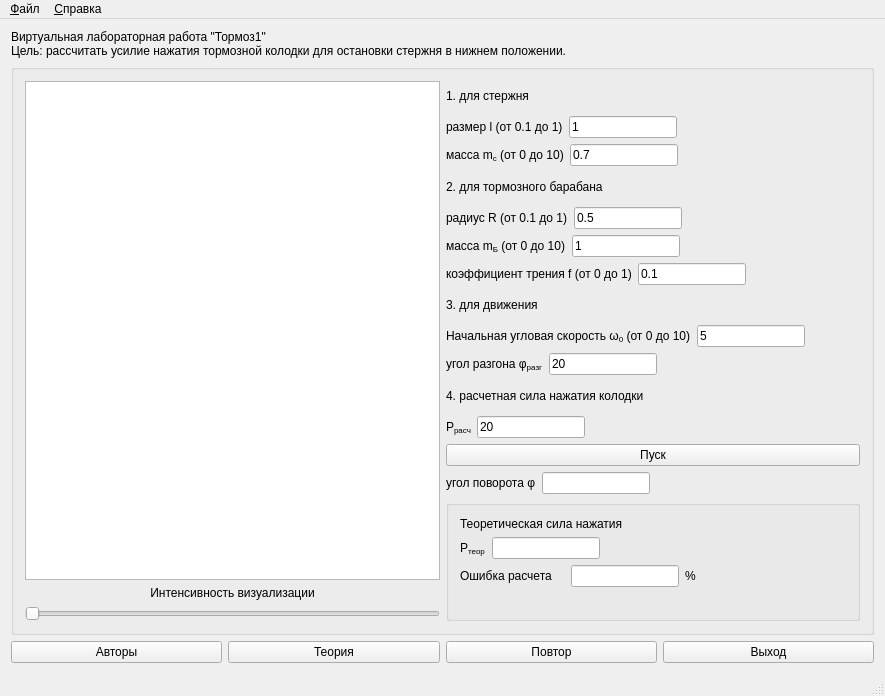
<?xml version="1.0" encoding="UTF-8"?>
<ui version="4.0">
 <class>MainWindow</class>
 <widget class="QMainWindow" name="MainWindow">
  <property name="geometry">
   <rect>
    <x>0</x>
    <y>0</y>
    <width>885</width>
    <height>696</height>
   </rect>
  </property>
  <property name="windowTitle">
   <string>Виртуальная лабораторная работа &quot;Тормоз1&quot;</string>
  </property>
  <widget class="QWidget" name="centralWidget">
   <layout class="QVBoxLayout" name="verticalLayout_4">
    <item>
     <widget class="QLabel" name="label_19">
      <property name="text">
       <string>Виртуальная лабораторная работа &quot;Тормоз1&quot;
Цель: рассчитать усилие нажатия тормозной колодки для остановки стержня в нижнем положении.</string>
      </property>
     </widget>
    </item>
    <item>
     <widget class="QGroupBox" name="groupBox_2">
      <property name="title">
       <string/>
      </property>
      <layout class="QHBoxLayout" name="horizontalLayout_12">
       <item>
        <layout class="QVBoxLayout" name="verticalLayout_3">
         <item>
          <widget class="QGraphicsView" name="graphicsView">
           <property name="sizePolicy">
            <sizepolicy hsizetype="Expanding" vsizetype="MinimumExpanding">
             <horstretch>0</horstretch>
             <verstretch>0</verstretch>
            </sizepolicy>
           </property>
           <property name="minimumSize">
            <size>
             <width>410</width>
             <height>0</height>
            </size>
           </property>
           <property name="verticalScrollBarPolicy">
            <enum>Qt::ScrollBarAlwaysOff</enum>
           </property>
           <property name="horizontalScrollBarPolicy">
            <enum>Qt::ScrollBarAlwaysOff</enum>
           </property>
           <property name="interactive">
            <bool>false</bool>
           </property>
           <property name="alignment">
            <set>Qt::AlignCenter</set>
           </property>
           <property name="viewportUpdateMode">
            <enum>QGraphicsView::MinimalViewportUpdate</enum>
           </property>
          </widget>
         </item>
         <item>
          <widget class="QLabel" name="label_18">
           <property name="text">
            <string>Интенсивность визуализации</string>
           </property>
           <property name="alignment">
            <set>Qt::AlignCenter</set>
           </property>
          </widget>
         </item>
         <item>
          <widget class="QSlider" name="horizontalSlider">
           <property name="orientation">
            <enum>Qt::Horizontal</enum>
           </property>
          </widget>
         </item>
        </layout>
       </item>
       <item>
        <layout class="QVBoxLayout" name="verticalLayout_2">
         <item>
          <widget class="QLabel" name="label_3">
           <property name="text">
            <string>1. для стержня</string>
           </property>
          </widget>
         </item>
         <item>
          <layout class="QHBoxLayout" name="horizontalLayout">
           <item>
            <widget class="QLabel" name="label">
             <property name="toolTip">
              <string/>
             </property>
             <property name="text">
              <string>размер l (от 0.1 до 1)</string>
             </property>
            </widget>
           </item>
           <item>
            <widget class="QLineEdit" name="lEdit">
             <property name="sizePolicy">
              <sizepolicy hsizetype="Fixed" vsizetype="Fixed">
               <horstretch>0</horstretch>
               <verstretch>0</verstretch>
              </sizepolicy>
             </property>
             <property name="toolTip">
              <string>(от 0.1 до 1)</string>
             </property>
             <property name="text">
              <string>1</string>
             </property>
             <property name="placeholderText">
              <string/>
             </property>
            </widget>
           </item>
           <item>
            <spacer name="horizontalSpacer">
             <property name="orientation">
              <enum>Qt::Horizontal</enum>
             </property>
             <property name="sizeHint" stdset="0">
              <size>
               <width>40</width>
               <height>20</height>
              </size>
             </property>
            </spacer>
           </item>
          </layout>
         </item>
         <item>
          <layout class="QHBoxLayout" name="horizontalLayout_2">
           <item>
            <widget class="QLabel" name="label_2">
             <property name="sizePolicy">
              <sizepolicy hsizetype="Preferred" vsizetype="Preferred">
               <horstretch>0</horstretch>
               <verstretch>0</verstretch>
              </sizepolicy>
             </property>
             <property name="text">
              <string>масса m&lt;sub&gt;c&lt;/sub&gt;  (от 0 до 10)</string>
             </property>
            </widget>
           </item>
           <item>
            <widget class="QLineEdit" name="mcEdit">
             <property name="sizePolicy">
              <sizepolicy hsizetype="Fixed" vsizetype="Fixed">
               <horstretch>0</horstretch>
               <verstretch>0</verstretch>
              </sizepolicy>
             </property>
             <property name="text">
              <string>0.7</string>
             </property>
            </widget>
           </item>
           <item>
            <spacer name="horizontalSpacer_2">
             <property name="orientation">
              <enum>Qt::Horizontal</enum>
             </property>
             <property name="sizeHint" stdset="0">
              <size>
               <width>40</width>
               <height>20</height>
              </size>
             </property>
            </spacer>
           </item>
          </layout>
         </item>
         <item>
          <widget class="QLabel" name="label_4">
           <property name="text">
            <string>2. для тормозного барабана</string>
           </property>
          </widget>
         </item>
         <item>
          <layout class="QHBoxLayout" name="horizontalLayout_3">
           <item>
            <widget class="QLabel" name="label_5">
             <property name="toolTip">
              <string/>
             </property>
             <property name="text">
              <string>радиус R (от 0.1 до 1)</string>
             </property>
            </widget>
           </item>
           <item>
            <widget class="QLineEdit" name="REdit">
             <property name="sizePolicy">
              <sizepolicy hsizetype="Fixed" vsizetype="Fixed">
               <horstretch>0</horstretch>
               <verstretch>0</verstretch>
              </sizepolicy>
             </property>
             <property name="text">
              <string>0.5</string>
             </property>
            </widget>
           </item>
           <item>
            <spacer name="horizontalSpacer_3">
             <property name="orientation">
              <enum>Qt::Horizontal</enum>
             </property>
             <property name="sizeHint" stdset="0">
              <size>
               <width>40</width>
               <height>20</height>
              </size>
             </property>
            </spacer>
           </item>
          </layout>
         </item>
         <item>
          <layout class="QHBoxLayout" name="horizontalLayout_4">
           <item>
            <widget class="QLabel" name="label_6">
             <property name="text">
              <string>масса m&lt;sub&gt;Б&lt;/sub&gt; (от 0 до 10)</string>
             </property>
            </widget>
           </item>
           <item>
            <widget class="QLineEdit" name="mbEdit">
             <property name="sizePolicy">
              <sizepolicy hsizetype="Fixed" vsizetype="Fixed">
               <horstretch>0</horstretch>
               <verstretch>0</verstretch>
              </sizepolicy>
             </property>
             <property name="text">
              <string>1</string>
             </property>
            </widget>
           </item>
           <item>
            <spacer name="horizontalSpacer_4">
             <property name="orientation">
              <enum>Qt::Horizontal</enum>
             </property>
             <property name="sizeHint" stdset="0">
              <size>
               <width>40</width>
               <height>20</height>
              </size>
             </property>
            </spacer>
           </item>
          </layout>
         </item>
         <item>
          <layout class="QHBoxLayout" name="horizontalLayout_5">
           <item>
            <widget class="QLabel" name="label_7">
             <property name="text">
              <string>коэффициент трения f (от 0 до 1)</string>
             </property>
            </widget>
           </item>
           <item>
            <widget class="QLineEdit" name="fEdit">
             <property name="sizePolicy">
              <sizepolicy hsizetype="Fixed" vsizetype="Fixed">
               <horstretch>0</horstretch>
               <verstretch>0</verstretch>
              </sizepolicy>
             </property>
             <property name="text">
              <string>0.1</string>
             </property>
            </widget>
           </item>
           <item>
            <spacer name="horizontalSpacer_5">
             <property name="orientation">
              <enum>Qt::Horizontal</enum>
             </property>
             <property name="sizeHint" stdset="0">
              <size>
               <width>40</width>
               <height>20</height>
              </size>
             </property>
            </spacer>
           </item>
          </layout>
         </item>
         <item>
          <widget class="QLabel" name="label_8">
           <property name="text">
            <string>3. для движения</string>
           </property>
          </widget>
         </item>
         <item>
          <layout class="QHBoxLayout" name="horizontalLayout_6">
           <item>
            <widget class="QLabel" name="label_9">
             <property name="text">
              <string>Начальная угловая скорость ω&lt;sub&gt;0&lt;/sub&gt; (от 0 до 10)</string>
             </property>
            </widget>
           </item>
           <item>
            <widget class="QLineEdit" name="wEdit">
             <property name="sizePolicy">
              <sizepolicy hsizetype="Fixed" vsizetype="Fixed">
               <horstretch>0</horstretch>
               <verstretch>0</verstretch>
              </sizepolicy>
             </property>
             <property name="text">
              <string>5</string>
             </property>
            </widget>
           </item>
           <item>
            <spacer name="horizontalSpacer_6">
             <property name="orientation">
              <enum>Qt::Horizontal</enum>
             </property>
             <property name="sizeHint" stdset="0">
              <size>
               <width>40</width>
               <height>20</height>
              </size>
             </property>
            </spacer>
           </item>
          </layout>
         </item>
         <item>
          <layout class="QHBoxLayout" name="horizontalLayout_7">
           <item>
            <widget class="QLabel" name="label_10">
             <property name="text">
              <string>угол разгона φ&lt;sub&gt;разг&lt;/sub&gt;</string>
             </property>
            </widget>
           </item>
           <item>
            <widget class="QLineEdit" name="fiEdit">
             <property name="sizePolicy">
              <sizepolicy hsizetype="Fixed" vsizetype="Fixed">
               <horstretch>0</horstretch>
               <verstretch>0</verstretch>
              </sizepolicy>
             </property>
             <property name="text">
              <string>20</string>
             </property>
            </widget>
           </item>
           <item>
            <spacer name="horizontalSpacer_7">
             <property name="orientation">
              <enum>Qt::Horizontal</enum>
             </property>
             <property name="sizeHint" stdset="0">
              <size>
               <width>40</width>
               <height>20</height>
              </size>
             </property>
            </spacer>
           </item>
          </layout>
         </item>
         <item>
          <widget class="QLabel" name="label_11">
           <property name="text">
            <string>4. расчетная сила нажатия колодки</string>
           </property>
          </widget>
         </item>
         <item>
          <layout class="QHBoxLayout" name="horizontalLayout_8">
           <item>
            <widget class="QLabel" name="label_12">
             <property name="text">
              <string>P&lt;sub&gt;расч&lt;/sub&gt;</string>
             </property>
            </widget>
           </item>
           <item>
            <widget class="QLineEdit" name="PEdit">
             <property name="sizePolicy">
              <sizepolicy hsizetype="Fixed" vsizetype="Fixed">
               <horstretch>0</horstretch>
               <verstretch>0</verstretch>
              </sizepolicy>
             </property>
             <property name="text">
              <string>20</string>
             </property>
            </widget>
           </item>
           <item>
            <spacer name="horizontalSpacer_8">
             <property name="orientation">
              <enum>Qt::Horizontal</enum>
             </property>
             <property name="sizeHint" stdset="0">
              <size>
               <width>40</width>
               <height>20</height>
              </size>
             </property>
            </spacer>
           </item>
          </layout>
         </item>
         <item>
          <widget class="QPushButton" name="Start">
           <property name="text">
            <string>Пуск</string>
           </property>
           <property name="checkable">
            <bool>false</bool>
           </property>
           <property name="autoDefault">
            <bool>false</bool>
           </property>
           <property name="default">
            <bool>false</bool>
           </property>
           <property name="flat">
            <bool>false</bool>
           </property>
          </widget>
         </item>
         <item>
          <layout class="QHBoxLayout" name="horizontalLayout_9">
           <item>
            <widget class="QLabel" name="label_13">
             <property name="text">
              <string>угол поворота φ</string>
             </property>
            </widget>
           </item>
           <item>
            <widget class="QLineEdit" name="fiCurEdit">
             <property name="sizePolicy">
              <sizepolicy hsizetype="Fixed" vsizetype="Fixed">
               <horstretch>0</horstretch>
               <verstretch>0</verstretch>
              </sizepolicy>
             </property>
             <property name="readOnly">
              <bool>true</bool>
             </property>
            </widget>
           </item>
           <item>
            <spacer name="horizontalSpacer_9">
             <property name="orientation">
              <enum>Qt::Horizontal</enum>
             </property>
             <property name="sizeHint" stdset="0">
              <size>
               <width>40</width>
               <height>20</height>
              </size>
             </property>
            </spacer>
           </item>
          </layout>
         </item>
         <item>
          <widget class="QGroupBox" name="groupBox">
           <property name="title">
            <string/>
           </property>
           <layout class="QVBoxLayout" name="verticalLayout">
            <item>
             <widget class="QLabel" name="label_14">
              <property name="text">
               <string>Теоретическая сила нажатия</string>
              </property>
             </widget>
            </item>
            <item>
             <layout class="QHBoxLayout" name="horizontalLayout_10">
              <item>
               <widget class="QLabel" name="label_15">
                <property name="text">
                 <string>P&lt;sub&gt;теор&lt;/sub&gt;</string>
                </property>
               </widget>
              </item>
              <item>
               <widget class="QLineEdit" name="PTeorEdit">
                <property name="sizePolicy">
                 <sizepolicy hsizetype="Fixed" vsizetype="Fixed">
                  <horstretch>0</horstretch>
                  <verstretch>0</verstretch>
                 </sizepolicy>
                </property>
                <property name="readOnly">
                 <bool>true</bool>
                </property>
               </widget>
              </item>
              <item>
               <spacer name="horizontalSpacer_10">
                <property name="orientation">
                 <enum>Qt::Horizontal</enum>
                </property>
                <property name="sizeHint" stdset="0">
                 <size>
                  <width>40</width>
                  <height>20</height>
                 </size>
                </property>
               </spacer>
              </item>
             </layout>
            </item>
            <item>
             <layout class="QHBoxLayout" name="horizontalLayout_11">
              <item>
               <widget class="QLabel" name="label_16">
                <property name="text">
                 <string>Ошибка расчета</string>
                </property>
               </widget>
              </item>
              <item>
               <widget class="QLabel" name="PformulaView">
                <property name="text">
                 <string/>
                </property>
                <property name="pixmap">
                 <pixmap resource="images.qrc">:/errp.gif</pixmap>
                </property>
               </widget>
              </item>
              <item>
               <widget class="QLineEdit" name="ErrEdit">
                <property name="sizePolicy">
                 <sizepolicy hsizetype="Fixed" vsizetype="Fixed">
                  <horstretch>0</horstretch>
                  <verstretch>0</verstretch>
                 </sizepolicy>
                </property>
                <property name="readOnly">
                 <bool>true</bool>
                </property>
               </widget>
              </item>
              <item>
               <widget class="QLabel" name="label_17">
                <property name="text">
                 <string>%</string>
                </property>
               </widget>
              </item>
              <item>
               <spacer name="horizontalSpacer_11">
                <property name="orientation">
                 <enum>Qt::Horizontal</enum>
                </property>
                <property name="sizeHint" stdset="0">
                 <size>
                  <width>40</width>
                  <height>20</height>
                 </size>
                </property>
               </spacer>
              </item>
             </layout>
            </item>
            <item>
             <widget class="QLabel" name="err5Label">
              <property name="text">
               <string/>
              </property>
             </widget>
            </item>
           </layout>
          </widget>
         </item>
        </layout>
       </item>
      </layout>
     </widget>
    </item>
    <item>
     <layout class="QHBoxLayout" name="horizontalLayout_13">
      <item>
       <widget class="QPushButton" name="autorsButton">
        <property name="text">
         <string>Авторы</string>
        </property>
       </widget>
      </item>
      <item>
       <widget class="QPushButton" name="theoryButton">
        <property name="enabled">
         <bool>true</bool>
        </property>
        <property name="text">
         <string>Теория</string>
        </property>
       </widget>
      </item>
      <item>
       <widget class="QPushButton" name="restartButton">
        <property name="text">
         <string>Повтор</string>
        </property>
       </widget>
      </item>
      <item>
       <widget class="QPushButton" name="exitButton">
        <property name="text">
         <string>Выход</string>
        </property>
       </widget>
      </item>
     </layout>
    </item>
   </layout>
  </widget>
  <widget class="QMenuBar" name="menuBar">
   <property name="geometry">
    <rect>
     <x>0</x>
     <y>0</y>
     <width>885</width>
     <height>22</height>
    </rect>
   </property>
   <widget class="QMenu" name="menu">
    <property name="title">
     <string>&amp;Файл</string>
    </property>
    <addaction name="action"/>
   </widget>
   <widget class="QMenu" name="menu_2">
    <property name="title">
     <string>&amp;Справка</string>
    </property>
    <addaction name="action_3"/>
    <addaction name="action_2"/>
    <addaction name="action_4"/>
   </widget>
   <addaction name="menu"/>
   <addaction name="menu_2"/>
  </widget>
  <widget class="QStatusBar" name="statusBar">
   <property name="locale">
    <locale language="Russian" country="RussianFederation"/>
   </property>
  </widget>
  <action name="action">
   <property name="text">
    <string>&amp;Выход</string>
   </property>
  </action>
  <action name="action_2">
   <property name="text">
    <string>&amp;Помощь</string>
   </property>
  </action>
  <action name="action_3">
   <property name="text">
    <string>&amp;Теория</string>
   </property>
  </action>
  <action name="action_4">
   <property name="text">
    <string>&amp;Авторы</string>
   </property>
  </action>
 </widget>
 <layoutdefault spacing="6" margin="11"/>
 <resources>
  <include location="images.qrc"/>
 </resources>
 <connections/>
</ui>
